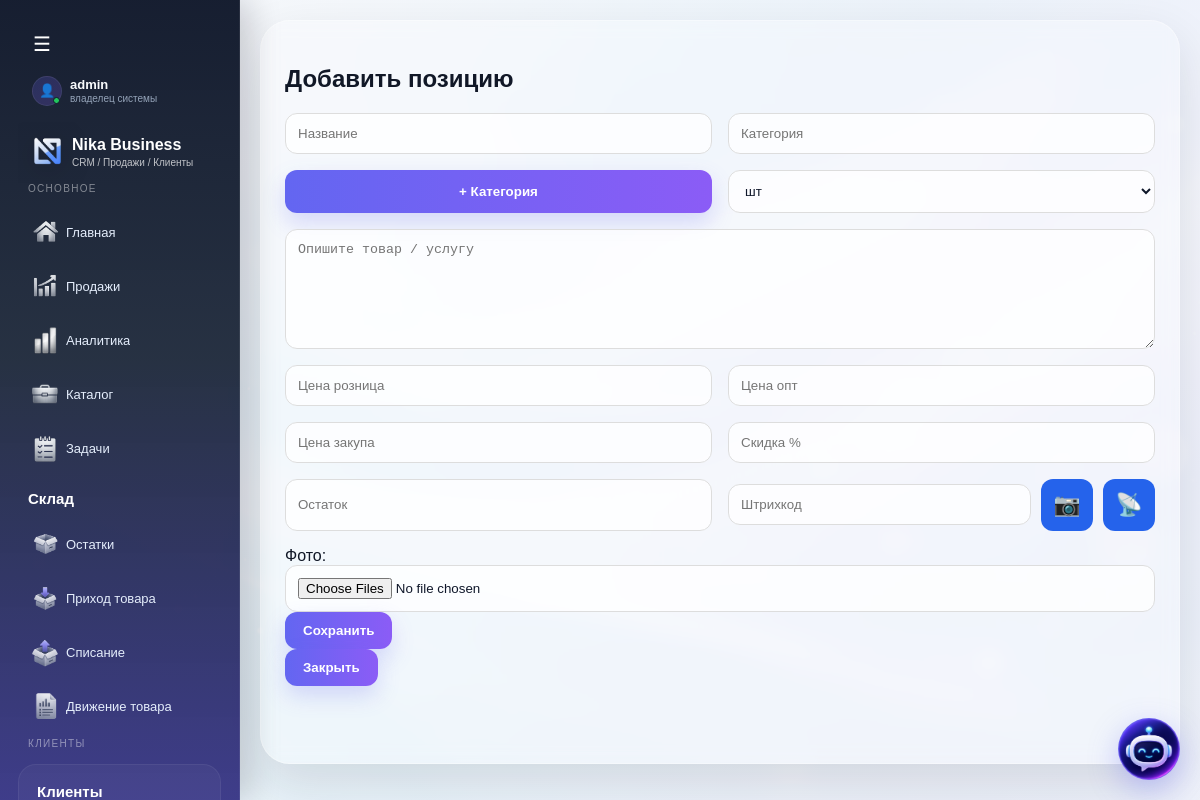
/items/19/edit (signed in), run on an earlier commit of the app's database.
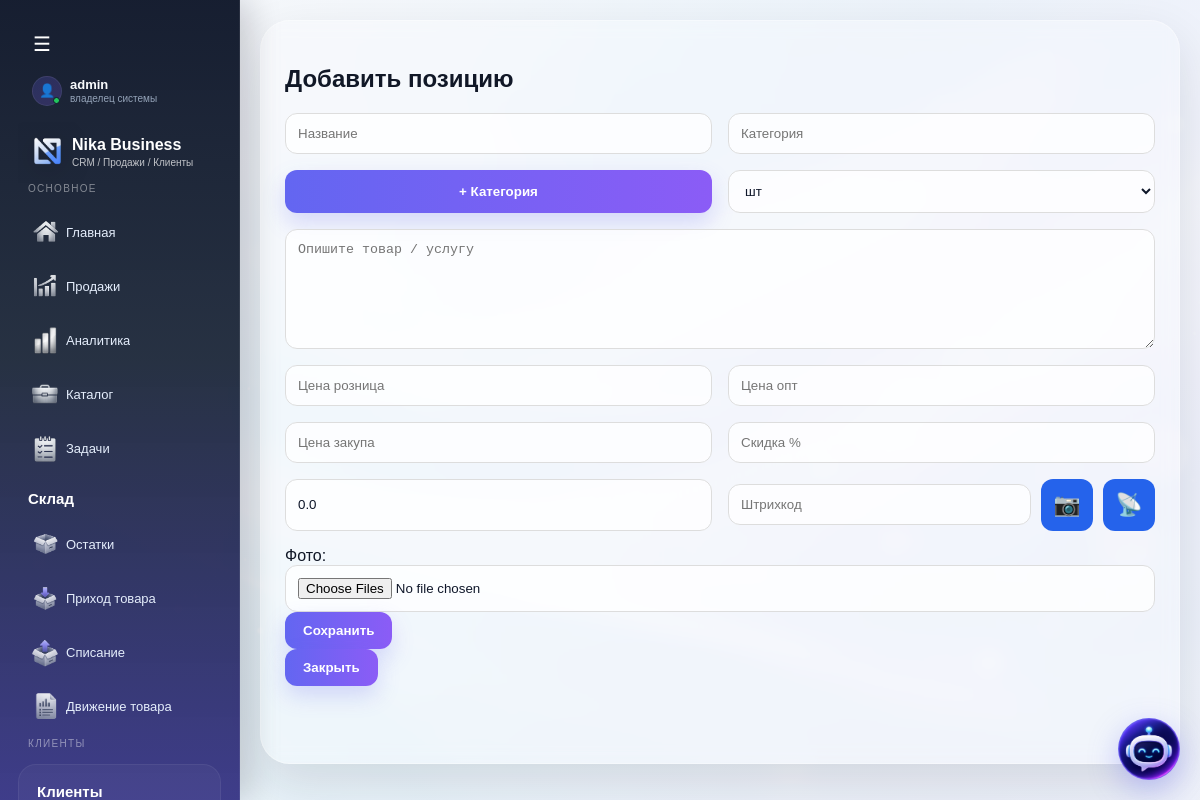
And on a later commit of the database.
### tables this page shows
CREATE TABLE items (
        id INTEGER PRIMARY KEY AUTOINCREMENT,
        name TEXT,
        price INTEGER,
        category TEXT,
        type TEXT
    , description TEXT, retail_price INTEGER, wholesale_price INTEGER, discount_percent INTEGER, purchase_price INTEGER, barcode TEXT, company_id INTEGER, unit TEXT, markup_percent REAL DEFAULT 0, quantity REAL DEFAULT 0);

### routes/items.py (the view, shortened to what this page needs)
@items_bp.route("/items/<int:item_id>/edit", methods=["GET", "POST"])
def edit_item(item_id):
    conn = get_db()
    item = conn.execute(
        "SELECT * FROM items WHERE id = ? AND company_id = ?",
        (item_id, session.get("company_id"))
    ).fetchone()
    conn = get_db()
    categories = conn.execute("""
        SELECT *
        FROM categories
        WHERE company_id = ?
        ORDER BY name
    """, (
        session.get("company_id"),
    )).fetchall()
    conn.close()
    return render_template(
        "item_form.html",
        item=item,
        categories=categories
    )

### app.py (called while the page is built, shortened)
@app.before_request
def check_company_access():
    if session.get("is_super_admin") or session.get("is_creator"):
        return

### models.py (called while the page is built)
def get_db():
    conn = sqlite3.connect(DATABASE, timeout=5)
    conn.row_factory = sqlite3.Row
    return conn

### templates/item_form.html (shortened to what this page needs)
{% extends "base.html" %}
{% block content %}
<h2>Добавить позицию</h2>
<form method="POST" enctype="multipart/form-data">
<div class="item-grid">
<input
    name="name"
    list="itemsList"
    value="{{ item.name if item else '' }}"
    placeholder="Название"
>
<div class="category-wrapper">
    <input
        type="text"
        name="category"
        id="categoryInput"
        placeholder="Категория"
        autocomplete="off"
        value="{{ item.category if item else '' }}"
    >
</div>
<button type="button" class="btn" id="openCategoryModal">
    + Категория
</button>
<select name="unit" id="unitSelect">
    <option value="шт">шт</option>
</select>
<textarea
    class="full"
    name="description"
    placeholder="Опишите товар / услугу"
>{{ item.description if item else '' }}</textarea>
<input name="retail_price" id="retail_price" value="{{ item.retail_price if item else '' }}" placeholder="Цена розница">
<input name="wholesale_price" value="{{ item.wholesale_price if item else '' }}" placeholder="Цена опт">
<input name="purchase_price" id="purchase_price" value="{{ item.purchase_price if item else '' }}" placeholder="Цена закупа">
<input name="discount_percent" value="{{ item.discount_percent if item else '' }}" placeholder="Скидка %">
<input
    type="number"
    step="0.001"
    name="quantity"
    value="{{ item.quantity if item else '' }}"
    placeholder="Остаток"
>
<div class="barcode-row">
    <input
        type="text"
        name="barcode"
        id="barcodeInput"
        value="{{ item.barcode if item else '' }}"
        placeholder="Штрихкод"
        autocomplete="off"
    >
    <button
        type="button"
        onclick="openScanner()"
        class="scan-btn"
    >
        📷
    </button>
    <button
        type="button"
        onclick="showQR()"
        class="scan-btn"
    >
        📡
    </button>
</div>
<div class="full">
    <label>Фото:</label>
    <input type="file" name="images" multiple>
</div>
</div>
    <button class="btn">Сохранить</button>
<div id="scannerModal" class="scanner-modal">
    <div class="scanner-box">
        <button onclick="closeScanner()" class="btn">Закрыть</button>
    </div>
</div>
</form>
{% endblock %}

What changed in the data, as far as the page shows it:
added items: quantity "0.0"
